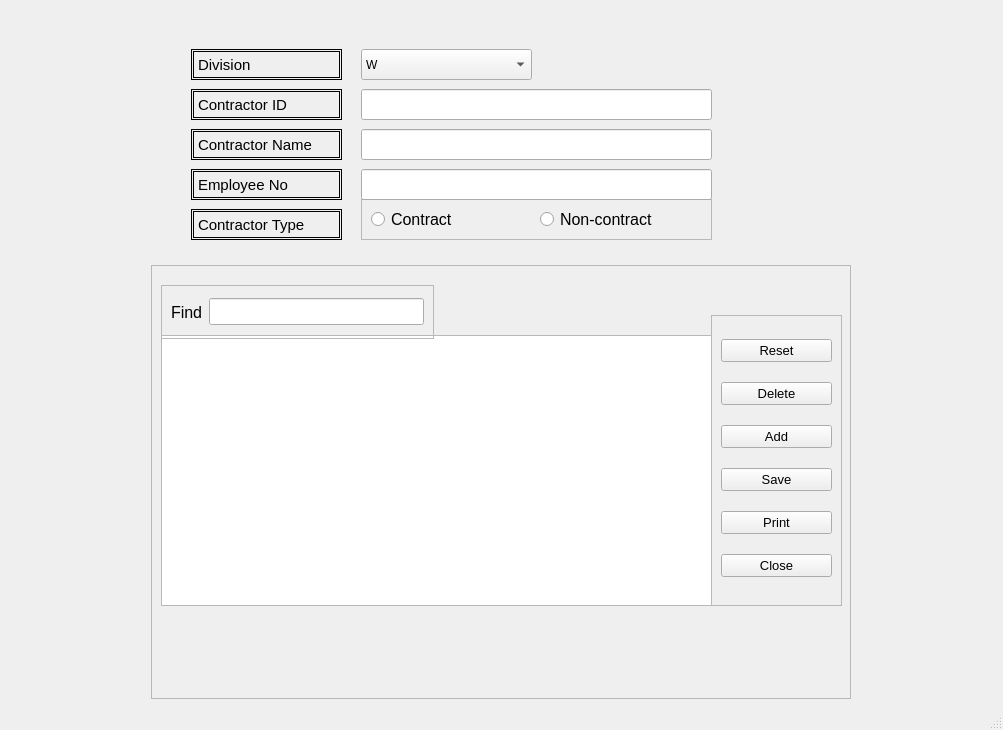
<?xml version="1.0" encoding="UTF-8"?>
<ui version="4.0">
 <class>ConstractorEntry</class>
 <widget class="QMainWindow" name="ConstractorEntry">
  <property name="geometry">
   <rect>
    <x>0</x>
    <y>0</y>
    <width>1003</width>
    <height>730</height>
   </rect>
  </property>
  <property name="maximumSize">
   <size>
    <width>16777215</width>
    <height>16777215</height>
   </size>
  </property>
  <property name="windowTitle">
   <string>Contractor Entry</string>
  </property>
  <widget class="QWidget" name="centralwidget">
   <layout class="QGridLayout" name="gridLayout">
    <item row="0" column="0">
     <widget class="QFrame" name="frame">
      <property name="minimumSize">
       <size>
        <width>400</width>
        <height>250</height>
       </size>
      </property>
      <property name="maximumSize">
       <size>
        <width>600</width>
        <height>250</height>
       </size>
      </property>
      <widget class="QFrame" name="frame_contract">
       <property name="geometry">
        <rect>
         <x>210</x>
         <y>190</y>
         <width>351</width>
         <height>41</height>
        </rect>
       </property>
       <property name="frameShape">
        <enum>QFrame::StyledPanel</enum>
       </property>
       <property name="frameShadow">
        <enum>QFrame::Raised</enum>
       </property>
       <layout class="QHBoxLayout" name="horizontalLayout">
        <item alignment="Qt::AlignLeft">
         <widget class="QRadioButton" name="contractRadio">
          <property name="font">
           <font>
            <pointsize>12</pointsize>
           </font>
          </property>
          <property name="text">
           <string>Contract</string>
          </property>
         </widget>
        </item>
        <item>
         <widget class="QRadioButton" name="nonContRadio">
          <property name="font">
           <font>
            <pointsize>12</pointsize>
           </font>
          </property>
          <property name="text">
           <string>Non-contract</string>
          </property>
         </widget>
        </item>
       </layout>
      </widget>
      <widget class="QLabel" name="idLabel">
       <property name="geometry">
        <rect>
         <x>40</x>
         <y>80</y>
         <width>151</width>
         <height>31</height>
        </rect>
       </property>
       <property name="font">
        <font>
         <pointsize>11</pointsize>
        </font>
       </property>
       <property name="styleSheet">
        <string notr="true">border: 3px double rgb(0,0,0)</string>
       </property>
       <property name="text">
        <string>Contractor ID</string>
       </property>
      </widget>
      <widget class="QLabel" name="divLabel">
       <property name="geometry">
        <rect>
         <x>40</x>
         <y>40</y>
         <width>151</width>
         <height>31</height>
        </rect>
       </property>
       <property name="font">
        <font>
         <pointsize>11</pointsize>
        </font>
       </property>
       <property name="styleSheet">
        <string notr="true">border: 3px double rgb(0, 0, 0);</string>
       </property>
       <property name="text">
        <string>Division</string>
       </property>
      </widget>
      <widget class="QComboBox" name="divBox">
       <property name="geometry">
        <rect>
         <x>210</x>
         <y>40</y>
         <width>171</width>
         <height>31</height>
        </rect>
       </property>
       <item>
        <property name="text">
         <string>W</string>
        </property>
       </item>
       <item>
        <property name="text">
         <string>D</string>
        </property>
       </item>
       <item>
        <property name="text">
         <string>M</string>
        </property>
       </item>
       <item>
        <property name="text">
         <string>F</string>
        </property>
       </item>
      </widget>
      <widget class="QLineEdit" name="contractorName">
       <property name="geometry">
        <rect>
         <x>210</x>
         <y>120</y>
         <width>351</width>
         <height>31</height>
        </rect>
       </property>
      </widget>
      <widget class="QLabel" name="nameLabel">
       <property name="geometry">
        <rect>
         <x>40</x>
         <y>120</y>
         <width>151</width>
         <height>31</height>
        </rect>
       </property>
       <property name="font">
        <font>
         <pointsize>11</pointsize>
        </font>
       </property>
       <property name="styleSheet">
        <string notr="true">border: 3px double rgb(0, 0, 0)</string>
       </property>
       <property name="text">
        <string>Contractor Name</string>
       </property>
      </widget>
      <widget class="QLabel" name="employeeLabel">
       <property name="geometry">
        <rect>
         <x>40</x>
         <y>160</y>
         <width>151</width>
         <height>31</height>
        </rect>
       </property>
       <property name="font">
        <font>
         <pointsize>11</pointsize>
        </font>
       </property>
       <property name="styleSheet">
        <string notr="true">border: 3px double rgb(0, 0, 0)</string>
       </property>
       <property name="text">
        <string>Employee No</string>
       </property>
      </widget>
      <widget class="QLineEdit" name="contractorID">
       <property name="geometry">
        <rect>
         <x>210</x>
         <y>80</y>
         <width>351</width>
         <height>31</height>
        </rect>
       </property>
       <property name="sizeIncrement">
        <size>
         <width>0</width>
         <height>0</height>
        </size>
       </property>
      </widget>
      <widget class="QLineEdit" name="employeeNo">
       <property name="geometry">
        <rect>
         <x>210</x>
         <y>160</y>
         <width>351</width>
         <height>31</height>
        </rect>
       </property>
      </widget>
      <widget class="QLabel" name="typeLabel">
       <property name="geometry">
        <rect>
         <x>40</x>
         <y>200</y>
         <width>151</width>
         <height>31</height>
        </rect>
       </property>
       <property name="font">
        <font>
         <pointsize>11</pointsize>
        </font>
       </property>
       <property name="styleSheet">
        <string notr="true">border: 3px double rgb(0, 0, 0); </string>
       </property>
       <property name="text">
        <string>Contractor Type</string>
       </property>
      </widget>
     </widget>
    </item>
    <item row="1" column="0">
     <widget class="QFrame" name="frame_2">
      <property name="minimumSize">
       <size>
        <width>700</width>
        <height>400</height>
       </size>
      </property>
      <property name="frameShape">
       <enum>QFrame::StyledPanel</enum>
      </property>
      <property name="frameShadow">
       <enum>QFrame::Raised</enum>
      </property>
      <widget class="QTableView" name="contractorTable">
       <property name="geometry">
        <rect>
         <x>10</x>
         <y>70</y>
         <width>551</width>
         <height>271</height>
        </rect>
       </property>
       <property name="sizePolicy">
        <sizepolicy hsizetype="Expanding" vsizetype="Expanding">
         <horstretch>0</horstretch>
         <verstretch>0</verstretch>
        </sizepolicy>
       </property>
      </widget>
      <widget class="QFrame" name="frame">
       <property name="geometry">
        <rect>
         <x>560</x>
         <y>50</y>
         <width>131</width>
         <height>291</height>
        </rect>
       </property>
       <property name="frameShape">
        <enum>QFrame::StyledPanel</enum>
       </property>
       <property name="frameShadow">
        <enum>QFrame::Raised</enum>
       </property>
       <layout class="QVBoxLayout" name="verticalLayout">
        <item>
         <widget class="QPushButton" name="resetButton">
          <property name="font">
           <font>
            <pointsize>10</pointsize>
           </font>
          </property>
          <property name="text">
           <string>Reset</string>
          </property>
         </widget>
        </item>
        <item>
         <widget class="QPushButton" name="deleteButton">
          <property name="font">
           <font>
            <pointsize>10</pointsize>
           </font>
          </property>
          <property name="text">
           <string>Delete</string>
          </property>
         </widget>
        </item>
        <item>
         <widget class="QPushButton" name="addButton">
          <property name="font">
           <font>
            <pointsize>10</pointsize>
           </font>
          </property>
          <property name="text">
           <string>Add</string>
          </property>
         </widget>
        </item>
        <item>
         <widget class="QPushButton" name="saveButton">
          <property name="font">
           <font>
            <pointsize>10</pointsize>
           </font>
          </property>
          <property name="text">
           <string>Save</string>
          </property>
         </widget>
        </item>
        <item>
         <widget class="QPushButton" name="printButton">
          <property name="font">
           <font>
            <pointsize>10</pointsize>
           </font>
          </property>
          <property name="text">
           <string>Print</string>
          </property>
         </widget>
        </item>
        <item>
         <widget class="QPushButton" name="closeButton">
          <property name="font">
           <font>
            <pointsize>10</pointsize>
           </font>
          </property>
          <property name="text">
           <string>Close</string>
          </property>
         </widget>
        </item>
       </layout>
      </widget>
      <widget class="QFrame" name="frame_3">
       <property name="geometry">
        <rect>
         <x>10</x>
         <y>20</y>
         <width>273</width>
         <height>54</height>
        </rect>
       </property>
       <property name="frameShape">
        <enum>QFrame::StyledPanel</enum>
       </property>
       <property name="frameShadow">
        <enum>QFrame::Raised</enum>
       </property>
       <layout class="QHBoxLayout" name="horizontalLayout_2">
        <item>
         <widget class="QLabel" name="label">
          <property name="font">
           <font>
            <pointsize>12</pointsize>
           </font>
          </property>
          <property name="text">
           <string>Find</string>
          </property>
         </widget>
        </item>
        <item>
         <widget class="QLineEdit" name="searchBar">
          <property name="font">
           <font>
            <pointsize>12</pointsize>
           </font>
          </property>
         </widget>
        </item>
       </layout>
      </widget>
     </widget>
    </item>
   </layout>
  </widget>
  <widget class="QMenuBar" name="menubar">
   <property name="geometry">
    <rect>
     <x>0</x>
     <y>0</y>
     <width>1003</width>
     <height>26</height>
    </rect>
   </property>
  </widget>
  <widget class="QStatusBar" name="statusbar"/>
 </widget>
 <resources/>
 <connections/>
</ui>
